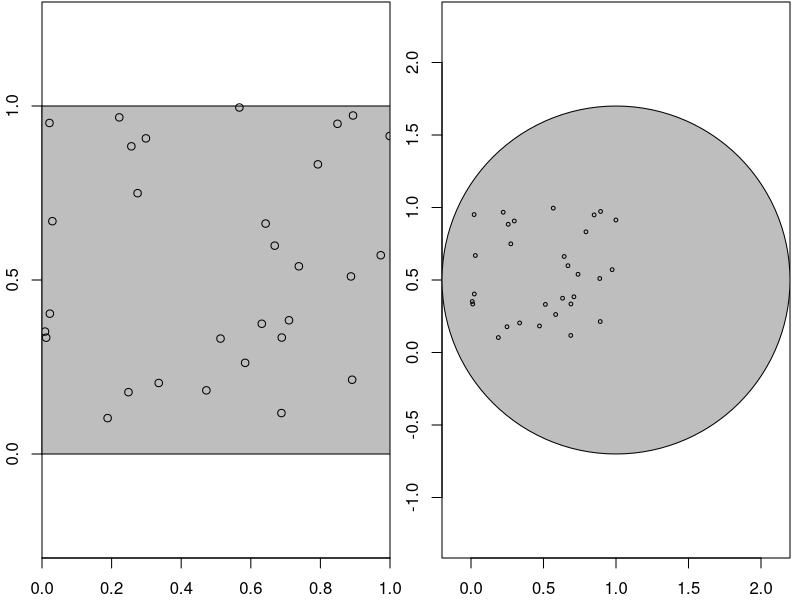
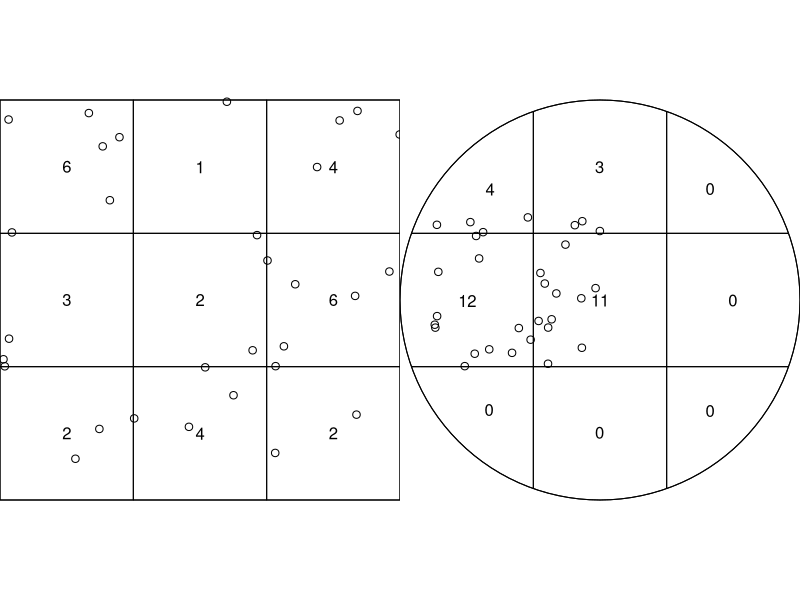
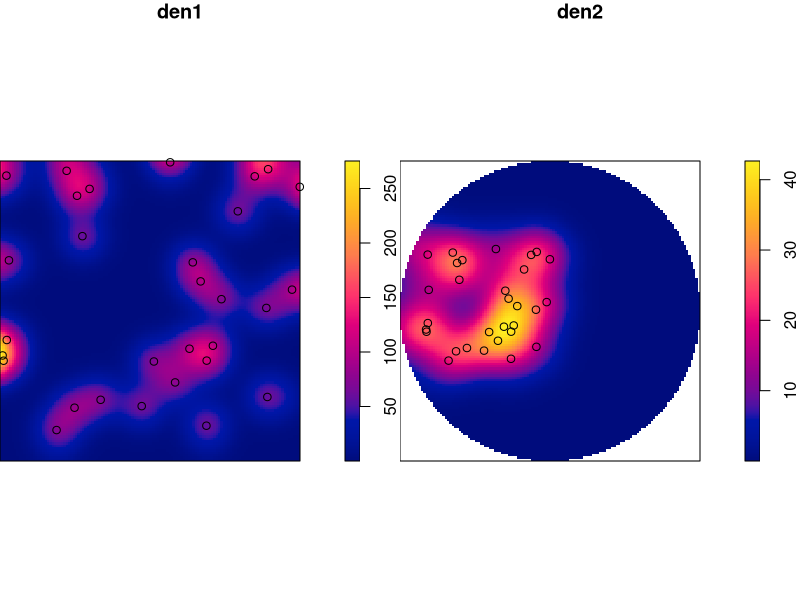
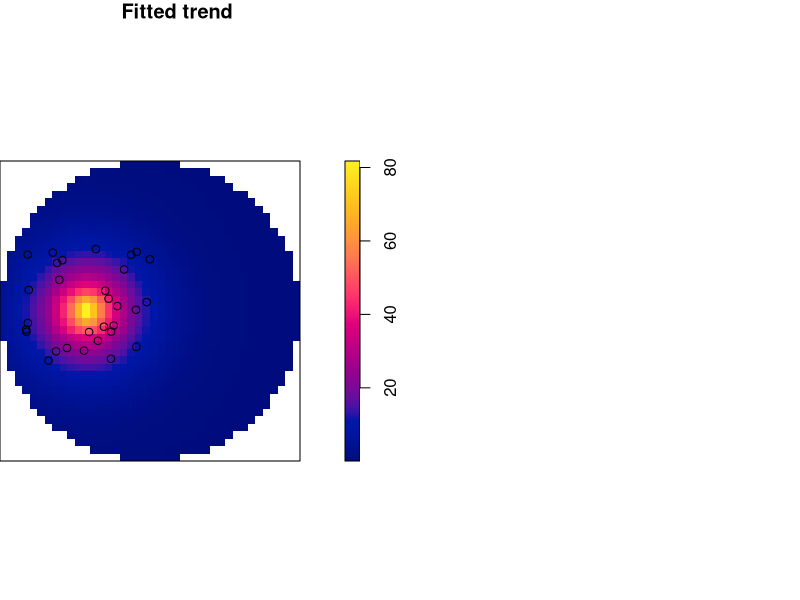

The R source for these figures, in order: (Note: this script raises an error after producing the figures.)
## ---- chunk 1
library(sf)
n <- 30
set.seed(13531) # remove this to create another random sequence
xy <- data.frame(x = runif(n), y = runif(n)) |> 
    st_as_sf(coords = c("x", "y"))
## ---- chunk 2
w1 <- st_bbox(c(xmin = 0, ymin = 0, xmax = 1, ymax = 1)) |> 
		st_as_sfc() 
w2 <- st_sfc(st_point(c(1, 0.5))) |> st_buffer(1.2)
## ---- chunk 3
#| fig.height: 3.3
#| fig.cap: "Depending on the observation window (grey), the same point pattern can appear completely spatially random (left), or clustered (right)"
#| code-fold: true
par(mfrow = c(1, 2), mar = c(2.1, 2.1, 0.1, 0.5), xaxs = "i", yaxs = "i")
plot(w1, axes = TRUE, col = 'grey')
plot(xy, add = TRUE)
plot(w2, axes = TRUE, col = 'grey')
plot(xy, add = TRUE, cex = .5)
## ---- chunk 4
library(spatstat) |> suppressPackageStartupMessages()
as.ppp(xy)
## ---- chunk 5
(pp1 <- c(w1, st_geometry(xy)) |> as.ppp())
c1 <- st_buffer(st_centroid(w2), 1.2)
(pp2 <- c(c1, st_geometry(xy)) |> as.ppp())
## ---- chunk 6
#| fig.height: 3.5
#| fig.cap: "3 $\\times$ 3 quadrat counts for the two point patterns"
par(mfrow = c(1, 2), mar = rep(0, 4))
q1 <- quadratcount(pp1, nx=3, ny=3)
q2 <- quadratcount(pp2, nx=3, ny=3)
plot(q1, main = "")
plot(xy, add = TRUE)
plot(q2, main = "")
plot(xy, add = TRUE)
## ---- chunk 7
quadrat.test(pp1, nx=3, ny=3)
quadrat.test(pp2, nx=3, ny=3)
## ---- chunk 8
den1 <- density(pp1, sigma = bw.diggle)
den2 <- density(pp2, sigma = bw.diggle)
## ---- chunk 9
#| fig.height: 3.0
#| fig.cap: "Kernel densities for both point patterns"
#| code-fold: true
par(mfrow = c(1, 2), mar = c(0,0,1.1,2))
plot(den1)
plot(pp1, add=TRUE)
plot(den2)
plot(pp1, add=TRUE)
## ---- chunk 10
library(stars)
s1 <- st_as_stars(den1)
(s2 <- st_as_stars(den2))
## ---- chunk 11
s1$a <- st_area(s1) |> suppressMessages()
s2$a <- st_area(s2) |> suppressMessages()
with(s1, sum(v * a, na.rm = TRUE))
with(s2, sum(v * a, na.rm = TRUE))
## ---- chunk 12
pt <- st_sfc(st_point(c(0.5, 0.5)))
st_as_sf(s2, as_points = TRUE, na.rm = FALSE) |>
  st_distance(pt) -> s2$dist
## ---- chunk 13
(m <- ppm(pp2 ~ dist, data = list(dist = as.im(s2["dist"]))))
## ---- chunk 14
#| fig.cap: "Predicted densities of a ppm model"
#| out.width: 50%
#| code-fold: true
plot(m, se = FALSE)
## ---- chunk 15
predict(m, covariates = list(dist = as.im(s2["dist"]))) |>
    st_as_stars()
## ---- chunk 16
system.file("gpkg/nc.gpkg", package = "sf") |> 
    read_sf() |>
	st_geometry() |>
    st_centroid() |>
    as.ppp()
## ---- chunk 17
longleaf
ll <- st_as_sf(longleaf)
print(ll, n = 3)
## ---- chunk 18
as.ppp(ll)
## ---- chunk 19
print(st_as_sf(copper$SouthLines), n = 5)
## ---- chunk 20
print(st_as_sf(chicago), n = 5)
## ---- chunk 21
table(st_as_sf(chicago)$label)
## ---- chunk 22
kappa <- 30 / st_area(w2) # intensity
th <- st_sample(w2, kappa = kappa, mu = 3, scale = 0.05, 
    type = "Thomas")
nrow(th)
## ---- chunk 23
#| fig.height: 4
#| out.width: 60%
#| fig.cap: "Thomas process with mu = 3 and scale = 0.05"
#| code-fold: true
par(mar = rep(0, 4))
plot(w2)
plot(th, add = TRUE)
## ---- chunk 24
#| fig.cap: "Points sampled on the globe over the oceans: randomly (left) and approximately regular (Fibonacci; right), shown in an orthographic projection"
#| out.width: 100%
#| code-fold: true
par(mar = rep(0, 4), mfrow = c(1, 2))
library(s2)
g <- as_s2_geography(TRUE) # Earth
co <- s2_data_countries()
oc <- s2_difference(g, s2_union_agg(co)) # oceans
b <- s2_buffer_cells(as_s2_geography("POINT(-30 -10)"), 9800000) # visible half
i <- s2_intersection(b, oc) # visible ocean
co <- s2_intersection(b, co)
ortho = st_crs("+proj=ortho +lat_0=-10 +lon_0=-30")
# background:
st_transform(st_as_sfc(i), ortho) |> plot(col = 'lightblue')
st_transform(st_as_sfc(co), ortho) |> plot(col = NA, add = TRUE, border = 'grey')
# sampling randomly from globe:
sf_use_s2(FALSE) |> suppressMessages()
if (packageVersion("sf") >= "1.0.16") {
  globe = st_as_stars() |> st_bbox() # st_sample only needs bbox
} else {
  globe = st_as_stars() |> st_bbox() |> st_as_sfc()
}
pts <- st_sample(globe, 1000, exact = FALSE) |> suppressMessages()
sf_use_s2(TRUE) |> suppressMessages()
s2_intersection(pts, i) |> st_as_sfc() -> pts
# add:
st_transform(pts, ortho) |> plot(add = TRUE, pch = 3, cex = .5)
# right: background:
st_transform(st_as_sfc(i), ortho) |> plot(col = 'lightblue')
st_transform(st_as_sfc(co), ortho) |> plot(col = NA, add = TRUE, border = 'grey')
# Fibonacci:
sf_use_s2(FALSE) |> suppressMessages()
st_sample(globe, 1000, type = "Fibonacci", exact = FALSE) |> suppressMessages() -> pts
sf_use_s2(TRUE) |> suppressMessages()
pts |> s2_intersection(i) |> st_as_sfc() -> pts
st_transform(pts, ortho) |> plot(add = TRUE, pch = 3, cex = .5)
## ---- chunk 25
# we need to detach, to avoid name clashes of using idw() and diagnose() later on
library(spatstat)
w <- function(x) which(x == search())
detach(pos = w("package:spatstat"))
detach(pos = w("package:spatstat.linnet"))
pc <- w("package:spatstat.core")
if (length(pc)) {
	detach(pos = w("package:spatstat.core"))
} else { # > 3.0.0
	detach(pos = w("package:spatstat.model"))
	detach(pos = w("package:spatstat.explore"))
}
detach(pos = w("package:spatstat.random"))
detach(pos = w("package:spatstat.geom"))
detach(pos = w("package:spatstat.data"))
